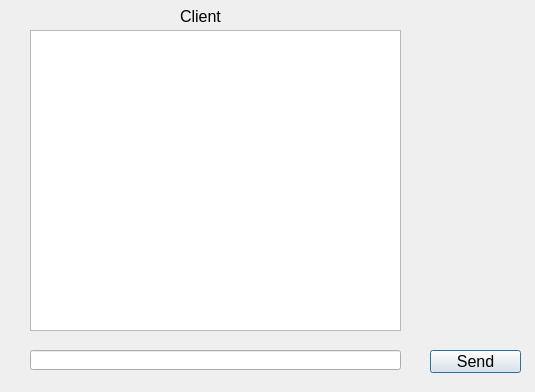
<?xml version="1.0" encoding="UTF-8"?>
<ui version="4.0">
 <class>Dialog</class>
 <widget class="QDialog" name="Dialog">
  <property name="geometry">
   <rect>
    <x>0</x>
    <y>0</y>
    <width>535</width>
    <height>392</height>
   </rect>
  </property>
  <property name="windowTitle">
   <string>Dialog</string>
  </property>
  <widget class="QLineEdit" name="lineEditMessage">
   <property name="geometry">
    <rect>
     <x>30</x>
     <y>350</y>
     <width>371</width>
     <height>20</height>
    </rect>
   </property>
   <property name="font">
    <font>
     <pointsize>12</pointsize>
    </font>
   </property>
  </widget>
  <widget class="QPushButton" name="pushButtonSend">
   <property name="geometry">
    <rect>
     <x>430</x>
     <y>350</y>
     <width>91</width>
     <height>23</height>
    </rect>
   </property>
   <property name="font">
    <font>
     <pointsize>12</pointsize>
    </font>
   </property>
   <property name="text">
    <string>Send</string>
   </property>
  </widget>
  <widget class="QTextEdit" name="textEditMessages">
   <property name="geometry">
    <rect>
     <x>30</x>
     <y>30</y>
     <width>371</width>
     <height>301</height>
    </rect>
   </property>
   <property name="font">
    <font>
     <pointsize>12</pointsize>
    </font>
   </property>
  </widget>
  <widget class="QLabel" name="label">
   <property name="geometry">
    <rect>
     <x>180</x>
     <y>10</y>
     <width>47</width>
     <height>13</height>
    </rect>
   </property>
   <property name="font">
    <font>
     <pointsize>12</pointsize>
    </font>
   </property>
   <property name="text">
    <string>Client</string>
   </property>
  </widget>
 </widget>
 <resources/>
 <connections/>
</ui>
